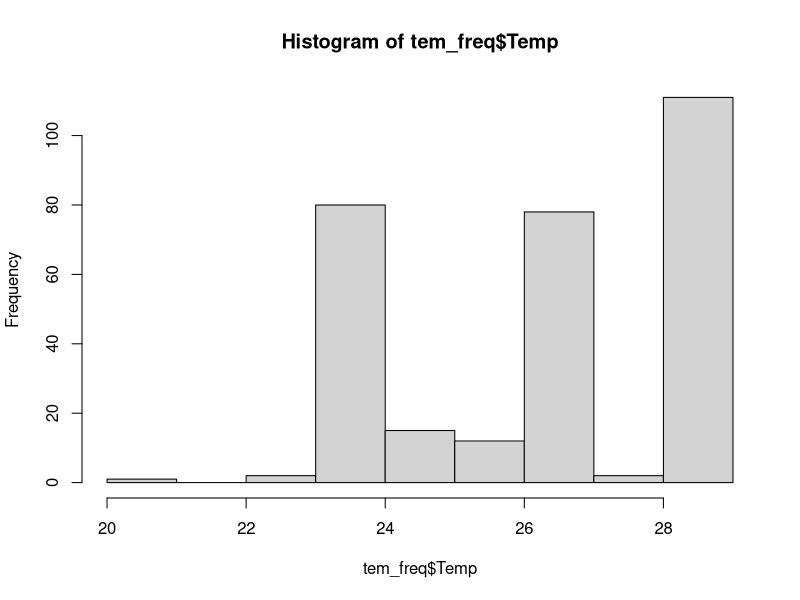

Here is the R script that generated this plot: (Note: this script raises an error after producing the figure.)
## finding thrsholds 
library(tidyverse)

## temperature

##### temperature

setwd("/Users/katieirving/Documents/git/flow_eco_mech")

envicraft <- read.csv("output_data/00_Envicraft_2010_Temp_abundance.csv")
sawa <- read.csv("output_data/00_SAWA_2014_env_hab_abundance.csv")
# saiki <- read.csv("input_data/Saiki_2000_temp_life_stage.csv")
saiki <- read.csv("input_data/abundance_env_vars_saiki_2000.csv")

envicraft
sawa <- sawa[, c(2,3,13, 15)]
sawa


## general - <22c
## can survive 38c

# h.	0 – 80mm : 0+ yrs., SL 81 – 120mm : 1+ yrs, and SL 121mm+ : 2+ yrs. (sawa 2014, saiki 2000)

range(sawa$Temp)

names(sawa)
ab_temp <- sawa[,c(3,4)]


ab_temp <- na.omit(ab_temp)
sum(ab_temp$abundance)

tem_freq <- ab_temp %>% 
  uncount(abundance)
str(tem_freq)
tem_freq
hist(tem_freq$Temp) # 
quantile(tem_freq$Temp) ## higher than others but extremes the same
# 0%  25%  50%  75% 100% 
# 20.2 23.9 26.1 28.3 28.3 

# 18.0 28.3 - backed up by others e.g. less than 30 degrees
# min 15.9 degrees - envicraft
# saiki may have some for life stage
range(saiki$Temp)
## 6.93 29.24


# breeding - 22-25 (SMEA)
# adults - <28
# fry/eggs - 18-24
# juvenile - 15-22 (to avoid warmth) Feeney and Swift
# survival - <30
# 
# breeding - 0 (<15 >28), 1 (15-18, 26-27), 2 (22-25)
# fry/eggs - 0 (<10 >30), 1 (10-17, 25-30), 2 (18-24)
# juvenile - 0 (<5 >28), 1 (5-14, 23-28), 2 (15-22)
# adults - 0 (>28), 1 (22-28), 2 (<22)

quantile(ad_saiki_temp$Temp) # from df created below
#0%    25%    50%    75%   100% 
# 6.930 10.800 16.800 20.765 28.610 

### depth ##################

# adult
# upload data
# smea_2003 <- read.csv("output_data/00_SMEA_depth_adult_2003.csv")
# smea_2004 <- read.csv("output_data/00_SMEA_depth_adult_2004.csv")
smea <- read.csv("output_data/00_SMEA_depth_adult.csv")
wulff <- read.csv("output_data/00_Wulff_depth_abundance.csv")
thomp <- read.csv("output_data/00_Thompson_all_data_clean.csv") # bottom velocity


## clean, subset into life stage and variables
head(saiki)
colnames(saiki)[6:15] <- c("Fish", "SL", "TL", "Weight", "Sex", "Life_stage", "Spawning", "Temp", "Depth_m", "Current_m_sec")
subset(saiki, Life_stage == "Larvae") #16.51
subset(saiki, Life_stage == "Juvenile")

ad_saiki0 <- subset(saiki, Life_stage ==c("0+ adult"))
ad_saiki1 <- subset(saiki, Life_stage ==c("1+ adult"))
ad_saiki2 <- subset(saiki, Life_stage ==c("2+ adult"))

ad_saiki <- rbind(ad_saiki0, ad_saiki1, ad_saiki2)
ad_saiki_sp <- subset(ad_saiki, Spawning =="N")

ad_saiki_temp <- ad_saiki_sp[, c(1:13)]
ad_saiki_dep <- ad_saiki_sp[, c(1:12, 14)]
ad_saiki_vel <- ad_saiki_sp[, c(1:12, 15)]
sum(is.na(ad_saiki_dep)) # 405
ad_saiki_dep <- na.omit(ad_saiki_dep)
sum(is.na(ad_saiki_temp)) # 79
ad_saiki_temp <- na.omit(ad_saiki_temp)
sum(is.na(ad_saiki_vel)) # 408
ad_saiki_vel <- na.omit(ad_saiki_vel)

hist(ad_saiki_dep$Depth_m)
quantile(ad_saiki_dep$Depth_m)
# 0%  25%  50%  75% 100% 
# 0.04 0.22 0.30 0.41 1.20 

#### Wulff
range(wulff$Depth_cm) # adult 20 - 120cm
hist(wulff$Depth_cm)
quantile(wulff$Depth_cm)
 
names(wulff)
ab_depth <- wulff[,c(9,10)]


ab_depth
sum(ab_depth$Number)

dep_freq <- ab_depth %>% 
  uncount(Number)
str(dep_freq)

hist(dep_freq$Depth_cm)
quantile(dep_freq$Depth_cm)
# 0%  25%  50%  75% 100% 
# 20   38   46   50  120 

### thompson
names(thomp)
range(thomp$Depth_m) # 0.10 0.33
plot(thomp$ab_mean~thomp$Depth_m)

ab_depth_th <- thomp[,6:7]
ab_depth_th
dep_freq_th <- ab_depth_th %>%
  uncount(ab_mean)
dep_freq_th
hist(dep_freq_th$Depth_m)
quantile(dep_freq_th$Depth_m)

# 0%  25%  50%  75% 100% 
# 0.10 0.18 0.19 0.26 0.33 

smea_ab_03 <- read.csv("output_data/00_SMEA_adult_depth_2003_abundance.csv")
smea_ab_04 <- read.csv("output_data/00_SMEA_adult_depth_2004_abundance.csv")

smea_ab_03

smea_ab <- cbind(smea_ab_04[,c(2,6,7)], smea_ab_03[,c(2,9)])
smea_ab$all_sites_2004 <-  smea_ab[,2] + smea_ab[,3]
smea_ab$abundance <- smea_ab$all_sites_ab + smea_ab$all_sites_2004

ab_depth_sm <- smea_ab[-16, c(4,7)]
dep_freq_sm <- ab_depth_sm %>% 
  uncount(abundance)
dep_freq_sm 
plot(dep_freq_sm$Depth)
quantile(dep_freq_sm$Depth) ## over 30 used more



# brown <- read.csv("output_data/00_Brown_2000_abundance_env_vars.csv") # p/a data perhaps not reliable/useful

## juveniles 


subset(saiki, Life_stage == "Juvenile") # 0.2 - 0.39

# 25-45 cm - SMEA
# backed up by saiki & 

smea_03 <- read.csv("output_data/00_SMEA_juvenile_depth_2003_abundance.csv")
smea_04 <- read.csv("output_data/00_SMEA_juvenile_depth_2004_abundance.csv")
smea_04
smea_ab <- cbind(smea_04[,c(2,6,7)], smea_03[,c(2,10)])
smea_ab
smea_ab$all_sites_2004 <-  smea_ab[,2] + smea_ab[,3]
smea_ab$abundance <- smea_ab$all_sites_ab + smea_ab$all_sites_2004

ab_depth_sm <- smea_ab[-15, c(4,7)]
ab_depth_sm
dep_freq_sm <- ab_depth_sm %>% 
  uncount(abundance)
dep_freq_sm 
plot(dep_freq_sm$Depth)
quantile(dep_freq_sm$Depth) ## over 11 used more

# larvae

subset(saiki, Life_stage == "Larvae") #16.51

# 5-10 - feeney and swift

## spawning

##### velocity
## saiki - Current_m_sec - same?
## Velocity_0.6_ms used - mid column??

quantile(ad_saiki_vel$Current_m_sec) # need to convert?
# 0%      25%      50%      75%     100% 
# 0.000000 0.130683 0.310642 0.450088 1.243787  
thomp_vel <- thomp[,c(6, 13)]

smea_03 <- read.csv("output_data/00_SMEA_adult_velocity_2003_abundance.csv")
smea_04 <- read.csv("output_data/00_SMEA_adult_velocity_2004_abundance.csv")
vel_17 <- read.csv("output_data/00_Wulff_2017_velocity_abundance.csv")
vel_16 <- read.csv("output_data/00_Wulff_2016_velocity_abundance.csv")
vel_15 <- read.csv("output_data/00_Wulff_2015_velocity_abundance.csv")


vel_15 <- vel_15[, c(9,11)] %>%
  na.omit(vel_15[, c(9,11)])

vel_16 <- vel_16[, c(10,12)] %>%
  na.omit(vel_16[, c(10,12)])


vel_17 <- vel_17[, c(6,9)] %>%
  na.omit(vel_17[, c(6,9)])

names(vel_15)[1] <- "Count"
names(vel_16)
names(vel_17)

wulff_vel <- rbind(vel_15, vel_16, vel_17)
vel_freq_wf
vel_freq_wf <- wulff_vel %>%
  uncount(Count)
hist(vel_freq_wf$Velocity_0.6_ms )
quantile(vel_freq_wf$Velocity_0.6_ms )
# 0%    25%    50%    75%   100% 
# 0.1330 0.5500 0.6700 0.8875 1.5700 









